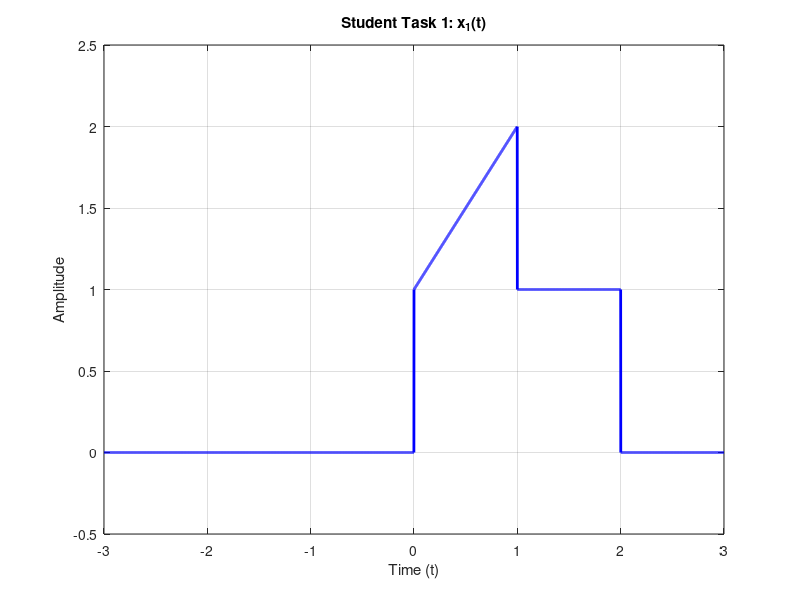

Source code (MATLAB):
t = -3:0.001:3;
x1 = (t+1).*((t>=0) & (t<1)) + 1.*((t>=1) & (t<=2));
figure;
plot(t, x1, 'b', 'LineWidth', 2);
title('Student Task 1: x_1(t)');
xlabel('Time (t)');
ylabel('Amplitude');
axis([-3 3 -0.5 2.5]);
grid on;
